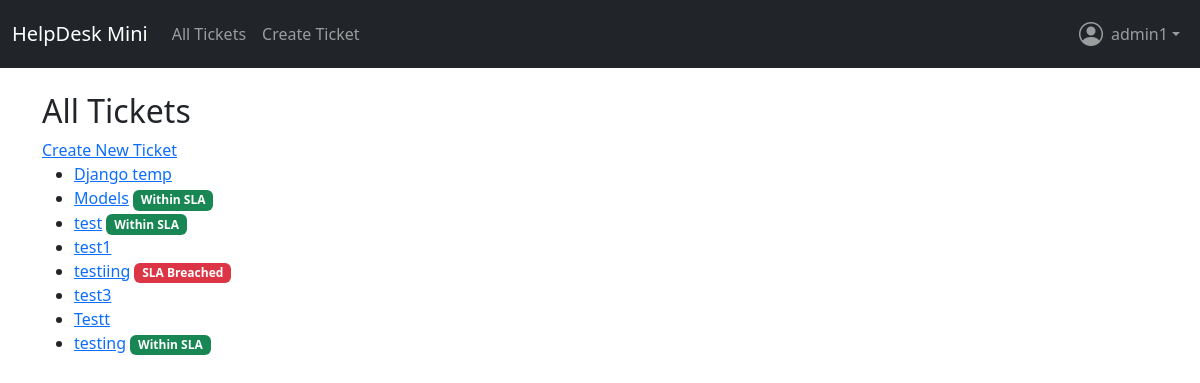
The app's page / (signed in) with its own data.
### tickets/models.py (models this page shows, shortened)
class Ticket(models.Model):
    PRIORITY_CHOICES = [
        ('Low', 'Low'),
        ('Medium', 'Medium'),
        ('High', 'High'),
        ('Critical', 'Critical'),
    ]
    STATUS_CHOICES = [
    ('Open', 'Open'),
    ('In Progress', 'In Progress'),
    ('Resolved', 'Resolved'),
    ('Closed', 'Closed'),
]
    status = models.CharField(max_length=20, choices=STATUS_CHOICES, default='Open')
    user = models.ForeignKey(User, on_delete=models.CASCADE)
    title = models.CharField(max_length=200)
    description = models.TextField()
    priority = models.CharField(max_length=10, choices=PRIORITY_CHOICES, default='Medium')
    due_date = models.DateField(null=True, blank=True)
    created_at = models.DateTimeField(auto_now_add=True)

### tickets/views.py (the view)
# urls.py: path('', views.ticket_list, name='ticket_list'),
@login_required
def ticket_list(request):
   if request.user.is_staff:
        tickets = Ticket.objects.all()
   else:
        tickets = Ticket.objects.filter(
            models.Q(user=request.user) |
            models.Q(user__is_staff=True)
        )
   return render(request, 'tickets/ticket_list.html', {'tickets': tickets, 'today': date.today()})

### tickets/templates/tickets/ticket_list.html (shortened to what this page needs)
<!DOCTYPE html>
<html lang="en">
<head>
</head>
<body>
    {% extends "base.html" %}
{% block content %}
  <h2>All Tickets</h2>
  <a href="{% url 'ticket_create' %}">Create New Ticket</a>
 <ul>
  {% for ticket in tickets %}
    <li>
      <a href="{% url 'ticket_detail' ticket.pk %}">{{ ticket.title }}</a>
     {% if ticket.due_date and ticket.status != "Closed" %}
    {% if ticket.due_date < today %}
        <span class="badge bg-danger">SLA Breached</span>
    {% else %}
        <span class="badge bg-success">Within SLA</span>
    {% endif %}
{% endif %}
    </li>
  {% endfor %}
</ul>
{% endblock %}

### tickets/templates/base.html (shortened to what this page needs)
<!DOCTYPE html>
<html>
<head>
    <link href="https://cdn.jsdelivr.net/npm/bootstrap@5.3.3/dist/css/bootstrap.min.css" rel="stylesheet">
    <link rel="stylesheet" href="https://cdn.jsdelivr.net/npm/bootstrap-icons@1.11.3/font/bootstrap-icons.css">
</head>
<body>
    {% if not request.path == '/accounts/login/' %}
    <nav class="navbar navbar-expand-lg navbar-dark bg-dark">
        <div class="container-fluid">
            <a class="navbar-brand" href="{% url 'ticket_list' %}">HelpDesk Mini</a>
            <div class="collapse navbar-collapse" id="navbarNav">
                <ul class="navbar-nav me-auto ">
                    <li class="nav-item">
                        <a class="nav-link" href="{% url 'ticket_list' %}">All Tickets</a>
                    </li>
                    <li class="nav-item">
                        <a class="nav-link" href="{% url 'ticket_create' %}">Create Ticket</a>
                    </li>
                </ul>
                <ul class="navbar-nav ms-auto">
                    {% if user.is_authenticated %}
                    <li class="nav-item dropdown">
                        <a class="nav-link dropdown-toggle d-flex align-items-center" href="#" id="profileDropdown"
                            role="button" data-bs-toggle="dropdown" aria-expanded="false">
                            <i class="bi bi-person-circle" style="font-size: 1.5rem;"></i>
                            <span class="ms-2">{{ user.username }}</span>
                        </a>
                    </li>
                    {% else %}
                    <li class="nav-item">
                        <a class="nav-link" href="{% url 'login' %}?next={{ request.path }}">Login</a>
                    </li>
                    {% endif %}
                </ul>
            </div>
        </div>
    </nav>
    {% endif %}
    <div class="container mt-4">
        {% block content %}{% endblock %}
    </div>
</body>
</html>

### records on screen
Ticket: title "Django temp"
Ticket: title "Models", due_date "Within SLA"
Ticket: title "test", due_date "Within SLA"
Ticket: title "test1"
Ticket: title "testiing", due_date "SLA Breached"
Ticket: title "test3"
Ticket: title "Testt"
Ticket: title "testing", due_date "Within SLA"

### other values on screen
{{ user.username }} "admin1"
